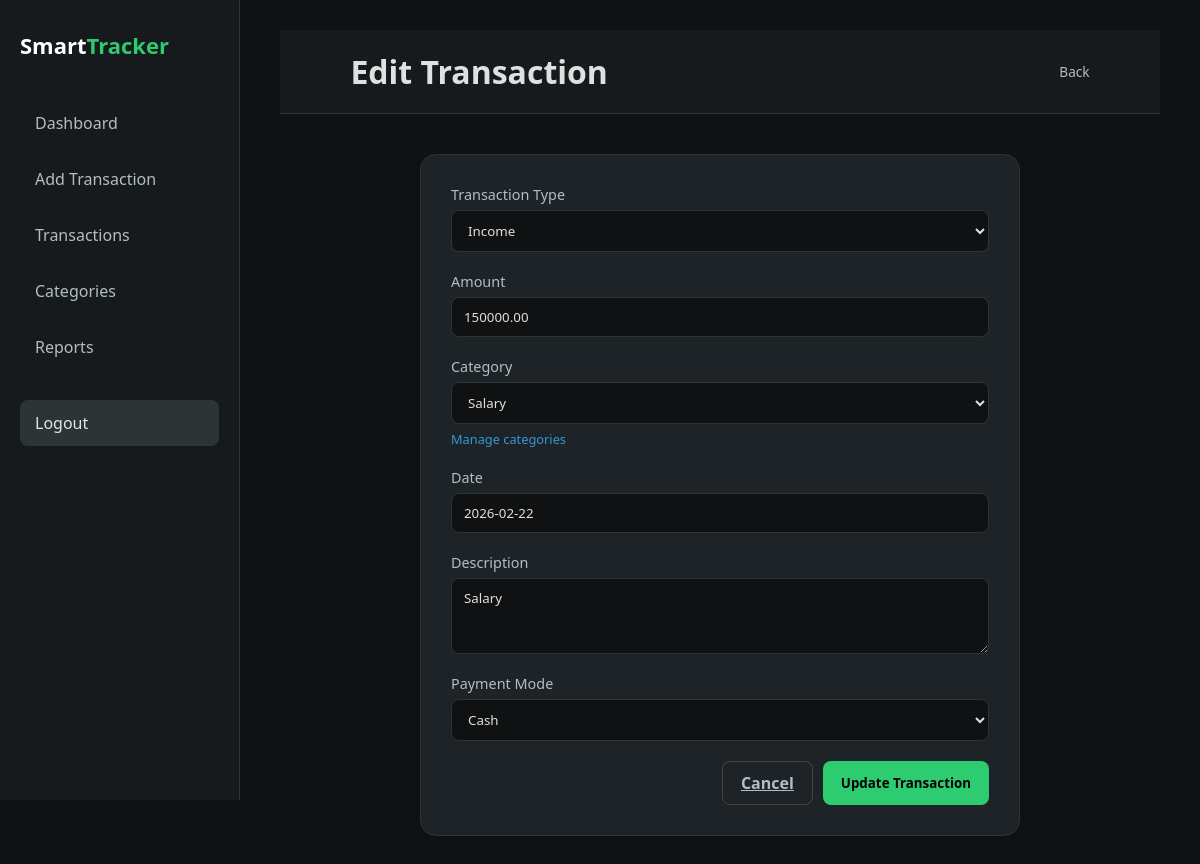
Before: /transactions/edit/10/ (signed in) with the older database file.
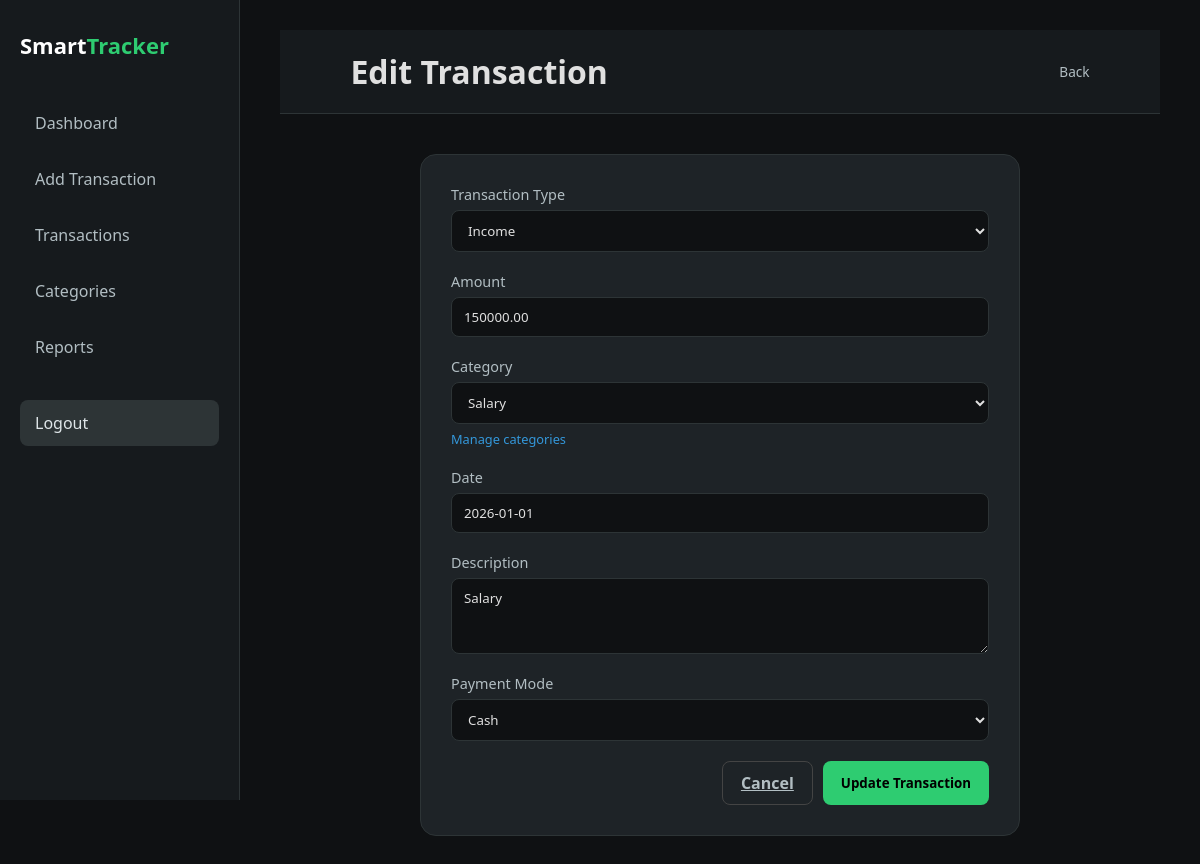
After: the same page with the newer database file.
### transactions/models.py (models this page shows, shortened)
class Expense(models.Model):
    user = models.ForeignKey(User, on_delete=models.CASCADE)
    transaction_type = models.CharField(max_length=10, default="expense")
    payment_mode = models.CharField(max_length=20, default="Cash")
    amount = models.DecimalField(max_digits=10, decimal_places=2)
    category = models.CharField(max_length=50)
    description = models.CharField(max_length=255, blank=True)
    date = models.DateField()
    created_at = models.DateTimeField(auto_now_add=True)

### transactions/views.py (the view, shortened to what this page needs)
# urls.py: path('edit/<int:pk>/', views.edit_expense, name='edit_transaction'),
@login_required
def edit_expense(request, pk):
    expense = get_object_or_404(Expense, pk=pk, user=request.user)
    income_categories = Category.objects.filter(user=request.user, type="income")
    expense_categories = Category.objects.filter(user=request.user, type="expense")
    context = {
        "active_page": "add_transaction",
        "expense": expense,
        "income_categories": income_categories,
        "expense_categories": expense_categories,
    }
    return render(request, "transactions/edit-transaction.html", context)

### transactions/templates/transactions/edit-transaction.html (shortened to what this page needs)
{% extends 'layout.html' %} {% load static %}  {% block stylesheets %}
<link
  rel="stylesheet"
  href="{% static 'transactions/css/add-transaction.css' %}"
/>
<link
  rel="stylesheet"
  href="https://cdn.jsdelivr.net/npm/flatpickr/dist/flatpickr.min.css"
/>
<link
  rel="stylesheet"
  href="https://cdn.jsdelivr.net/npm/flatpickr/dist/themes/dark.css"
/>
{% endblock %} {% block topbar %}
<h1>Edit Transaction</h1>
<a href="{% url 'transactions:transactions' %}" class="back-link">Back</a>
{% endblock %} {% block content %}
<section class="form-container">
  <form class="transaction-form" method="POST">
    <div class="form-group">
      <label for="type">Transaction Type</label>
      <select id="type" name="type" required onchange="filterCategories()">
        <option value="income">Income</option>
      </select>
    </div>
    <div class="form-group">
      <label for="amount">Amount</label>
      <input
        type="number"
        id="amount"
        name="amount"
        value="{{ expense.amount }}"
        min="0.01"
        step="0.01"
        required
      />
    </div>
    <div class="form-group">
      <label for="category">Category</label>
      <select id="category" name="category" required>
         {% for cat in income_categories %}
        <option value="{{ cat.name }}" class="income-cat">
          {{ cat.name }}
        </option>
        {% endfor %}
      </select>
      <a href="{% url 'transactions:categories' %}" class="manage-link"
        >Manage categories</a
      >
    </div>
    <div class="form-group">
      <label for="date">Date</label>
      <input
        type="text"
        id="date"
        name="date"
        value="{{ expense.date|date:'Y-m-d' }}"
        placeholder="Select date"
        required
        readonly
      />
    </div>
    <div class="form-group">
      <label for="description">Description</label>
      <textarea
        id="description"
        name="description"
        rows="3"
        placeholder="Optional note..."
      >
{{ expense.description }}</textarea
      >
    </div>
    <div class="form-group">
      <label for="payment">Payment Mode</label>
      <select id="payment" name="payment">
        <option value="Cash">Cash</option>
      </select>
    </div>
    <div class="actions">
      <a href="{% url 'transactions:transactions' %}" class="btn secondary"
        >Cancel</a
      >
      <button type="submit" class="btn primary">Update Transaction</button>
    </div>
  </form>
</section>
{% endblock %}

Changed rows visible on the page:
changed Expense "Salary": date "2026-02-22" → "2026-01-01"
